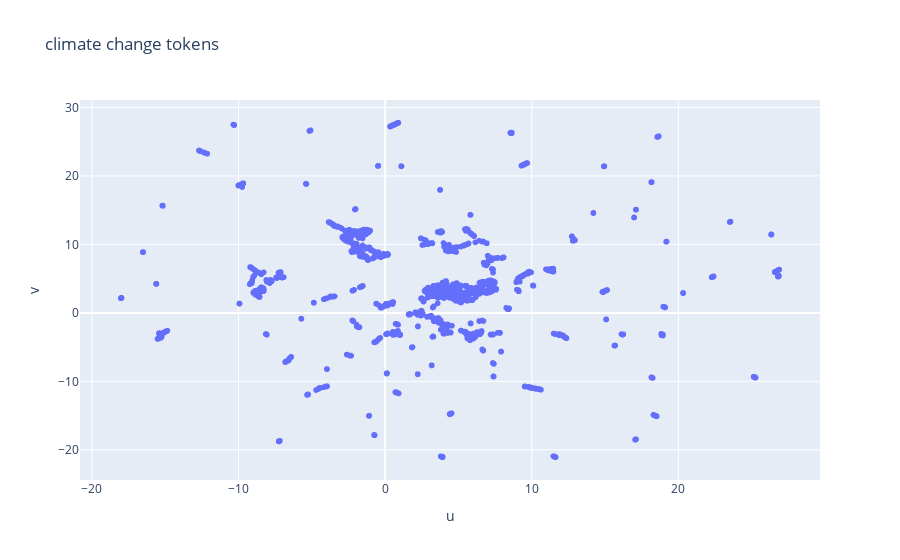

The notebook cell this image was saved under:
### Markdown cell above
The cell below exhibits a two dimensional representation of the full climate change dictionary which is derived in this way. You can examine tokens by hovering over the points. While doing so, you may realize tokens appear which would not be identified if we try to create a word list without this model driven approach, e.g., "difficulty_in_predicting". However, if you understand the way Word2Vec is learning its numerical representations of words, tokens like this one may not be surprising anymore. Tokens within a certain window size around climate change related tokens or the token "difficulty_in_predicting" seem to be very similar which causes the similar numerical representation.

### Code cell
import umap
import plotly.express as px

ccv_words_full = keep_ccv_words + ccv_sim_tokens.word.tolist()
ccv_word_vectors = pd.DataFrame(word_vectors[ccv_words_full], index = ccv_words_full)

dim_reducer = umap.UMAP(n_components=2, metric = "cosine", random_state = 42)
dim_reducer.fit(ccv_word_vectors)
ccv_word_vectors_2d = pd.DataFrame(dim_reducer.transform(ccv_word_vectors), columns = ["u", "v"], index = ccv_word_vectors.index)

px.scatter(ccv_word_vectors_2d, x = "u", y = "v", hover_name = ccv_word_vectors_2d.index, title = "climate change tokens")

### Figure 1 — Plotly figure (JSON) as saved in the notebook; plotly's stock layout.template omitted (floating-point values rounded to 4 significant figures; data arrays with more than 128 entries replaced by an {"elided": "..."} marker saying what was removed)
{"data": [{"hovertemplate": "<b>%{hovertext}</b><br><br>u=%{x}<br>v=%{y}<extra></extra>", "hovertext": {"elided": "5391 str values"}, "legendgroup": "", "marker": {"color": "#636efa", "symbol": "circle"}, "mode": "markers", "name": "", "showlegend": false, "type": "scattergl", "x": {"elided": "5391 float values"}, "xaxis": "x", "y": {"elided": "5391 float values"}, "yaxis": "y"}], "layout": {"legend": {"tracegroupgap": 0}, "title": {"text": "climate change tokens"}, "xaxis": {"anchor": "y", "domain": [0, 1], "title": {"text": "u"}}, "yaxis": {"anchor": "x", "domain": [0, 1], "title": {"text": "v"}}}}
